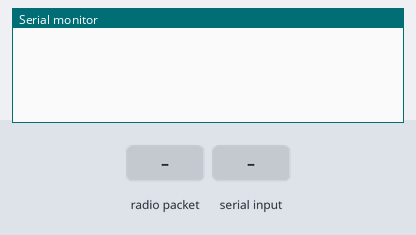
The sketch below on a simulated ESP32. On the bench: the last lines printed to the serial monitor. The inputs (shaded band) are chosen by the test bench.

Above: at 1.2 s.
1.3 s: radio packet "1" arrives
At 2.5 s:
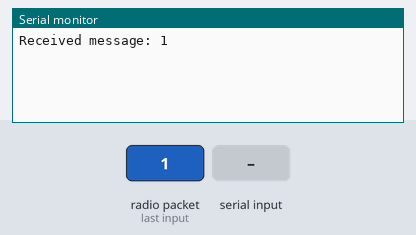
2.8 s: "1\n" received over Serial
At 3.6 s:
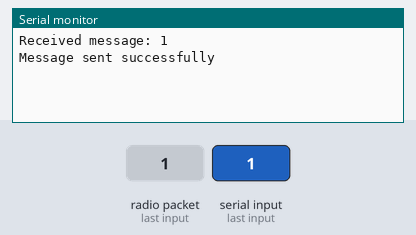

The sketch:

ESP_NOW_Dev1_program.ino
```cpp
#include <WiFi.h>
#include <esp_now.h>

// Replace with the MAC address of the other ESP32
uint8_t peerMAC[] = {0x08, 0x3A, 0xF2, 0x40, 0x5B, 0x6C};  // Example MAC address

void setup() {
  Serial.begin(9600);
  WiFi.mode(WIFI_STA);

  // Initialize ESP-NOW
  if (esp_now_init() != ESP_OK) {
    Serial.println("Error initializing ESP-NOW");
    return;
  }

  // Register peer
  esp_now_peer_info_t peerInfo;
  memset(&peerInfo, 0, sizeof(peerInfo));
  memcpy(peerInfo.peer_addr, peerMAC, 6);
  peerInfo.channel = 0;
  peerInfo.encrypt = false;

  if (esp_now_add_peer(&peerInfo) != ESP_OK) {
    Serial.println("Failed to add peer");
    return;
  }

  // Register receive callback
  esp_now_register_recv_cb(onDataRecv);
}

void loop() {
  if (Serial.available() > 0) {
    String message = Serial.readStringUntil('\n');
    sendMessage(message.c_str());
  }
}

void sendMessage(const char* message) {
  esp_err_t result = esp_now_send(peerMAC, (uint8_t *)message, strlen(message));

  if (result == ESP_OK) {
    Serial.println("Message sent successfully");
  } else {
    Serial.print("Error sending message: ");
    Serial.println(result);
  }
}

void onDataRecv(const esp_now_recv_info *info, const uint8_t *incomingData, int len) {
  char message[len + 1];
  memcpy(message, incomingData, len);
  message[len] = '\0';

  Serial.print("Received message: ");
  Serial.println(message);
}
```

Measured:
- after the input at 1.3 s, the serial monitor: prints a new line at once (image 1)
- after the input at 2.8 s, the serial monitor: prints a new line at once (image 2)
